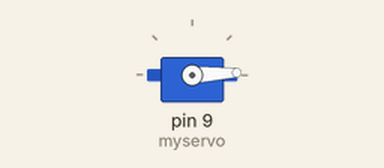
Bench run of a sketch on a simulated Arduino Uno, built with avr-gcc and run on an emulated ATmega328P. Shown: servo.

Above: at 0.05 s.
At 1.3 s:
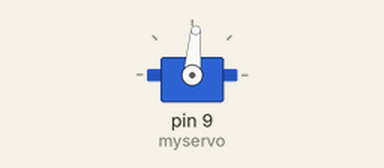
At 2.6 s:
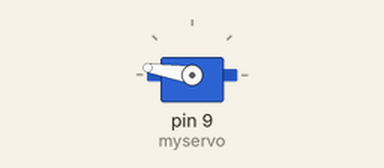
At 5.2 s:
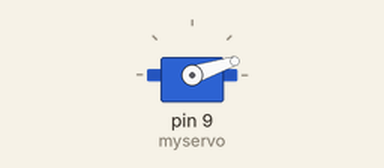
Timing chart, 0 to 7.1 s (numbered marks = the images above):
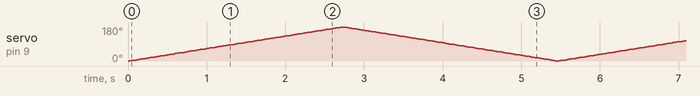

The sketch:

servo180.ino
```cpp
#include <Servo.h>
// int photoPin = A0;
Servo myservo;  // create servo object to control a servo
int pos = 0;    // variable to store the servo position

void setup() {
  myservo.attach(9);  // attaches the servo on pin 9 to the servo object
//  Serial.begin(9600);
}

void loop() {
  for (pos = 0; pos < 181; pos++) {
    myservo.write(pos);
    delay(15);
  }
  for (pos = 180; pos > -1; pos--) {
    myservo.write(pos);
    delay(15);
  }
}
```
